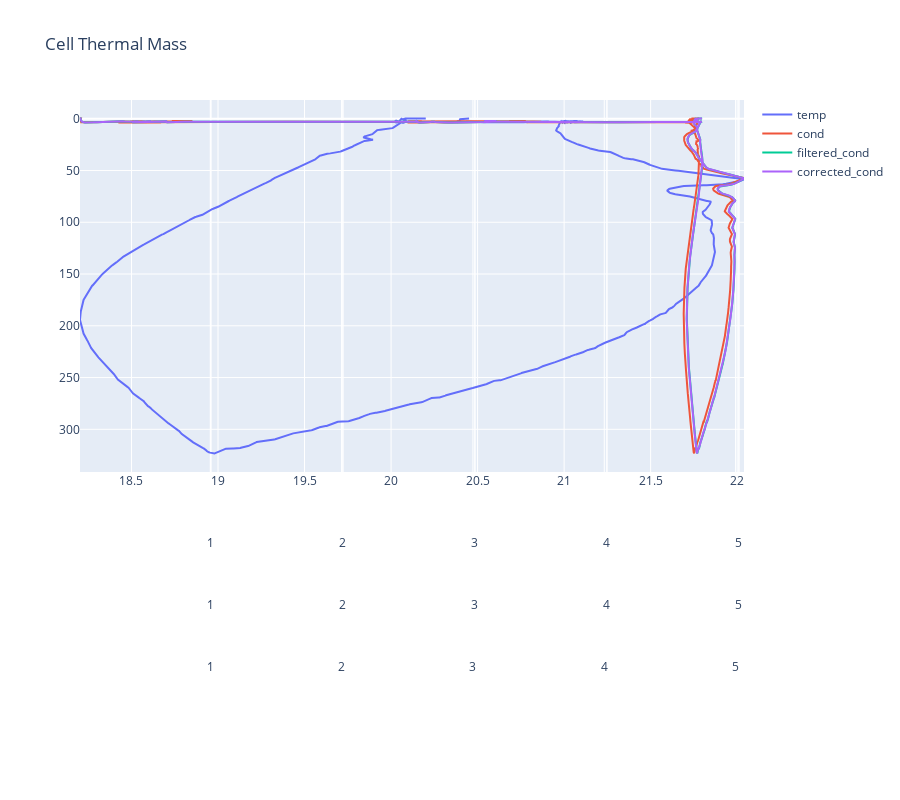

Source (notebook cell):
### Markdown cell above
## [Cell Thermal Mass](#proc-list)
This section shows the use of the Cell Thermal Mass function which uses a recursive filter to remove conductivity cell thermal mass effects from the measured conductivity. Typical values for alpha and 1/beta are:  
  
| Instrument                                             | alpha | 1/beta |
|--------------------------------------------------------|-------|--------|
| SBE 19plus or 19plus V2 with TC duct and 2000 rpm pump | 0.04  | 8.0    |

### Cell Thermal Mass Formulas

&emsp; $a = \frac{2*alpha}{(sample\ interval * beta + 2)}$  

&emsp; $b = 1 - \frac{2a}{alpha}$  

&emsp; $\frac{dc}{dT} = 0.1 + 6e\text{-}4*(temperature-20)$  

&emsp; $dT = temperature - previous\ temperature$  

&emsp; $ctm = -b*previous\ ctm+a*\frac{dc}{dT}*dT$  

Where sample interval is in seconds, temperature is in °C, ctm is in S/m, amplitude is the alpha value, and time_constant is 1/beta.

To determine the values for alpha and beta, see:

- [The Correction for Thermal-Lag Effects in Sea-Bird Scientific CTD Data](https://journals.ametsoc.org/view/journals/atot/11/4/1520-0426_1994_011_1151_tcftle_2_0_co_2.xml), Morison, J., R. Andersen, Larson, N., D'Asaro, E., and Boyd, T.,  Journal of Atmospheric and Oceanic Technology (JAOT), V11(4), August 1994, 1151-1164

- [Thermal Inertia of Conductivity Cells: Theory](https://journals.ametsoc.org/view/journals/atot/7/5/1520-0426_1990_007_0741_tiocct_2_0_co_2.xml), Lueck, R.G., Journal of Atmospheric and Oceanic Technology (JAOT), V7(5), Oct 1990, 741-755.

### Code cell
data["corrected_cond"] = proc.cell_thermal_mass(
    temperature_C=data["filtered_temp"], # in deg. C
    conductivity_Sm=data["filtered_cond"], # in S/m
    amplitude=0.03, # alpha
    time_constant=7, # 1/beta
    sample_interval=0.25, # in seconds
)

plot(
    data=data,
    title="Cell Thermal Mass",
    x_names=["temp", "cond", "filtered_cond", "corrected_cond"],
    x_bounds={},
)

### Figure 1 — Plotly figure (JSON) as saved in the notebook; plotly's stock layout.template omitted (floating-point values rounded to 4 significant figures; data arrays with more than 128 entries replaced by an {"elided": "..."} marker saying what was removed)
{"data": [{"name": "temp", "type": "scatter", "x": {"elided": "3069 float values"}, "xaxis": "x", "y": {"elided": "3069 float values"}}, {"name": "cond", "type": "scatter", "x": {"elided": "3069 float values"}, "xaxis": "x2", "y": {"elided": "3069 float values"}}, {"name": "filtered_cond", "type": "scatter", "x": {"elided": "3069 float values"}, "xaxis": "x3", "y": {"elided": "3069 float values"}}, {"name": "corrected_cond", "type": "scatter", "x": {"elided": "3069 float values"}, "xaxis": "x4", "y": {"elided": "3069 float values"}}], "layout": {"height": 800, "title": {"text": "Cell Thermal Mass"}, "xaxis": {"domain": [0, 1], "title": {"text": ""}}, "xaxis2": {"overlaying": "x", "position": 0.1, "title": {"text": ""}}, "xaxis3": {"overlaying": "x", "position": 0.2, "title": {"text": ""}}, "xaxis4": {"overlaying": "x", "position": 0.3, "title": {"text": ""}}, "yaxis": {"autorange": "reversed", "domain": [0.4, 1], "position": 0, "title": {"text": ""}}, "yaxis2": {"overlaying": "y", "position": 0.1, "title": {"text": ""}}, "yaxis3": {"overlaying": "y", "position": 0.2, "title": {"text": ""}}, "yaxis4": {"overlaying": "y", "position": 0.3, "title": {"text": ""}}}}
